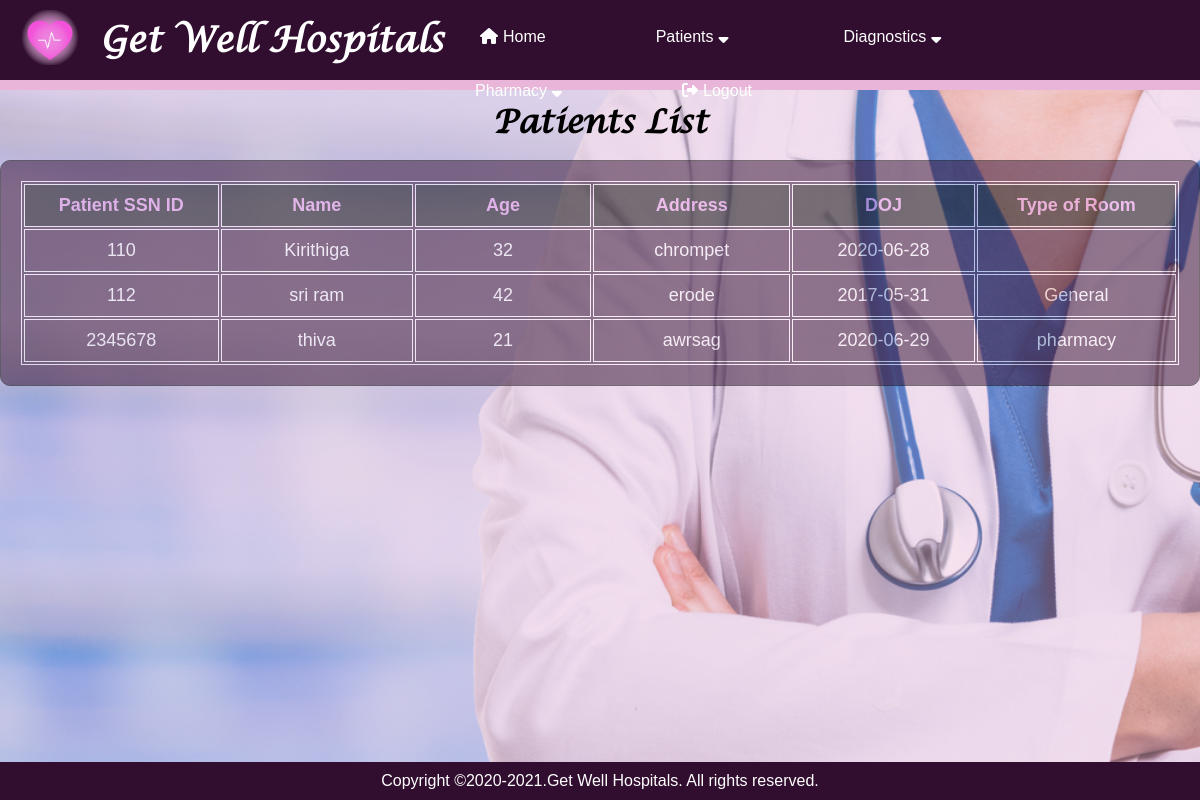
Page /view_patient_screen on the earlier database version.
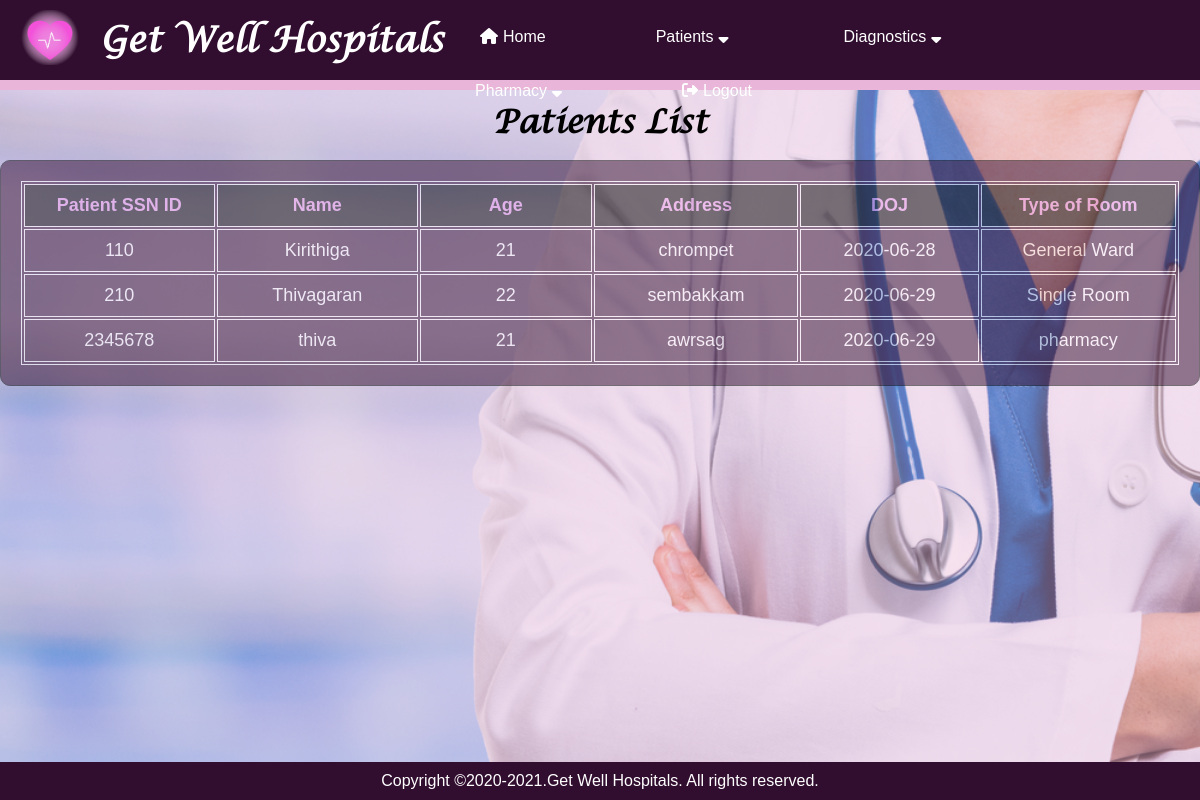
Same page on the later database version.
### application/routes.py (models this page shows)
class Patient(db.Model):
    __tablename__ = 'patients'
    patient_id = Column(Integer, primary_key=True)
    patient_name = Column(String)
    patient_age = Column(Integer)
    date = Column(String)
    type_of_bed = Column(String)
    address = Column(String)
    state = Column(String)
    city = Column(String)

### application/routes.py (the view)
@app.route('/view_patient_screen')
def view_patient_screen():
    patient =  Patient.query.all()
    if patient:
        return render_template("view_patient_screen.html", patient=patient)
    else:
        return jsonify(message="The patient does not exist"), 404

### application/templates/view_patient_screen.html
{% extends "layout.html" %}
{% block content %}
<h1>Patients List</h1>
<div class="background_table">
  <div style="opacity:inherit 200%;">
<table style="width:100%;">
    <tr style="color: rgb(235, 157, 235);">
      <th>Patient SSN ID</th>
      <th>Name</th>
      <th>Age</th>
      <th>Address</th>
      <th>DOJ</th>
      <th>Type of Room</th>
    </tr>
    {% for member in patient %}
    <tr>
      <td>{{member.patient_id}}</td>
      <td>{{member.patient_name}}</td>
      <td>{{member.patient_age}}</td>
      <td>{{member.address}}</td>
      <td>{{member.date}}</td>
      <td>{{member.type_of_bed}}</td>
    </tr>
    {% endfor %}
  </table>
</div>
</div>
  {% endblock %}

### application/templates/layout.html (shortened to what this page needs)
<!DOCTYPE html>
<html lang="en" dir="ltr">
  <head>
    <link rel="stylesheet" href="static/css/pages.css">
    <link rel="stylesheet" href="https://stackpath.bootstrapcdn.com/font-awesome/4.7.0/css/font-awesome.min.css">
    <nav>
      <img class="image" src="static/images/HMS-logo2.png">
      <label class="logo">Get Well Hospitals</label>
      <ul>
        <a href="/home"><li><i class="fa fa-home" ></i>Home</a></li>
        <a><li>Patients<i class="fa fa-sort-desc" aria-hidden="true"></i>
        </li></a>
        <a><li>Diagnostics<i class="fa fa-sort-desc" aria-hidden="true"></i></a>
        <a><li>Pharmacy<i class="fa fa-sort-desc" aria-hidden="true"></i>
        </li></a>
        <a href="/logout"><li><i class="fas fa-sign-out-alt"></i>Logout</a></li>
      </ul>
    </nav>
  </head>
  <body>
    {% block content %}
    {% endblock %}
  </body>
    <footer style="padding-top: 10px;">
        <p>Copyright &copy;2020-2021.Get Well Hospitals. All rights reserved.</p>
    </footer>
  </html>

### application/static/css/pages.css (style rules this page uses)
* { padding: 0; margin: 0; text-decoration: none; list-style: none; box-sizing: border-box; }
body { font-family: 'Lucida Calligraphy'; }
label.logo { color: white; font-size: 35px; line-height: 80px; padding: 0 100px; font-weight: bold; }
nav { background: #310d2f; border-bottom:10px solid #e9b5d8; height: auto; float: left; width: 100%; z-index: 2; }
nav ul { float:left; display: block; position: absolute; text-decoration: none; text-align: center; top:10px; left:35%; color:white; }
nav ul li { float: left; list-style: none; position: relative; padding:10px 50px; font-family: 'Franklin Gothic Medium', 'Arial Narrow', Arial, sans-serif; color:white; border-radius: 5px; }
nav ul li a { display: block; padding:8px 5px; color:white; text-decoration: none; }
nav .fa,.fas { padding-left:5px; padding-right:5px; }
body { background: url(/static/images/bg6.png) no-repeat; background-size: cover; background-color: #e9b5d8; background-position: 30% 15% ; }
.image { position: absolute; width:80px; padding: 10px; margin-left:10px; height:auto; float: left; }
footer { position:fixed; bottom:0; font-family:'Franklin Gothic Medium', 'Arial Narrow', Arial, sans-serif; text-align: center; color: white; background-color: #310d2f; padding-bottom:10px; width:100%; }
h1 { text-align: center; padding-top: 100px; }
table { text-align: left; position: relative; opacity: 100%; font-family: 'Franklin Gothic Medium', 'Arial Narrow', Arial, sans-serif; font-size: 18px; }
th { padding: 10px; position: relative; width:300px; opacity: 100%; }
.background_table { background-color: #310d2f; color: white; font-family: 'Franklin Gothic Medium', 'Arial Narrow', Arial, sans-serif;; position: absolute; opacity: 50%; top:20%; border: 1px solid black; padding:20px; margin-bottom: 100px; border-radius: 10px; z-index:-1; }
.background_table table { stroke:10px; border: 1px solid white; }
.background_table table tr { text-align: center; border: 1px solid white; }
.background_table table tr td { text-align: center; padding:10px; border: 1px solid white; }
.background_table table tr th { text-align: center; padding:10px; border: 1px solid white; background-color: black; }

Differences in the rows shown:
removed Patient: patient_id "112", patient_name "sri ram", patient_age "42", address "erode", date "2017-05-31", type_of_bed "General"
changed Patient "Kirithiga": patient_age "32" → "21"; type_of_bed (not shown) → "General Ward"
added Patient: patient_id "210", patient_name "Thivagaran", patient_age "22", address "sembakkam", date "2020-06-29", type_of_bed "Single Room"
